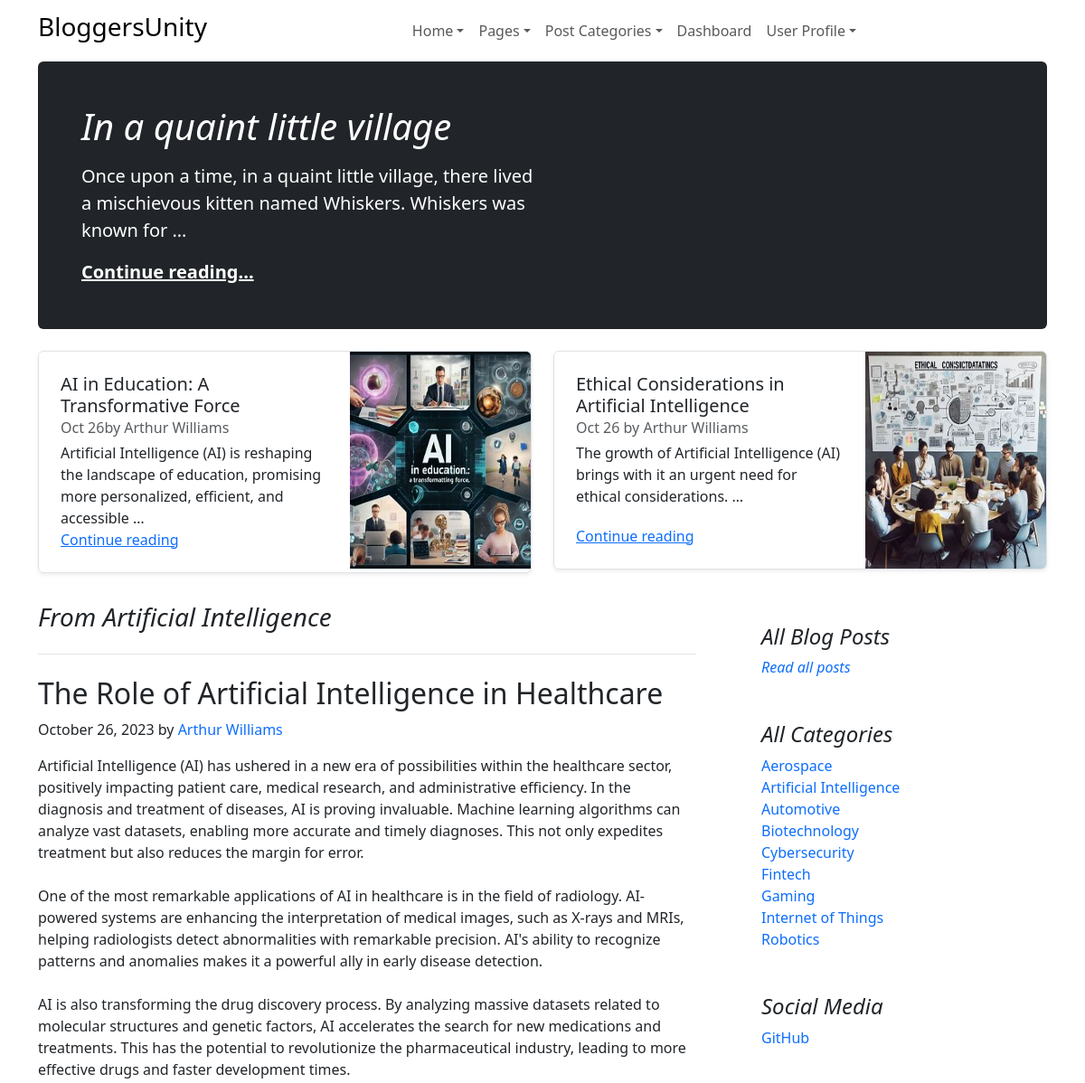
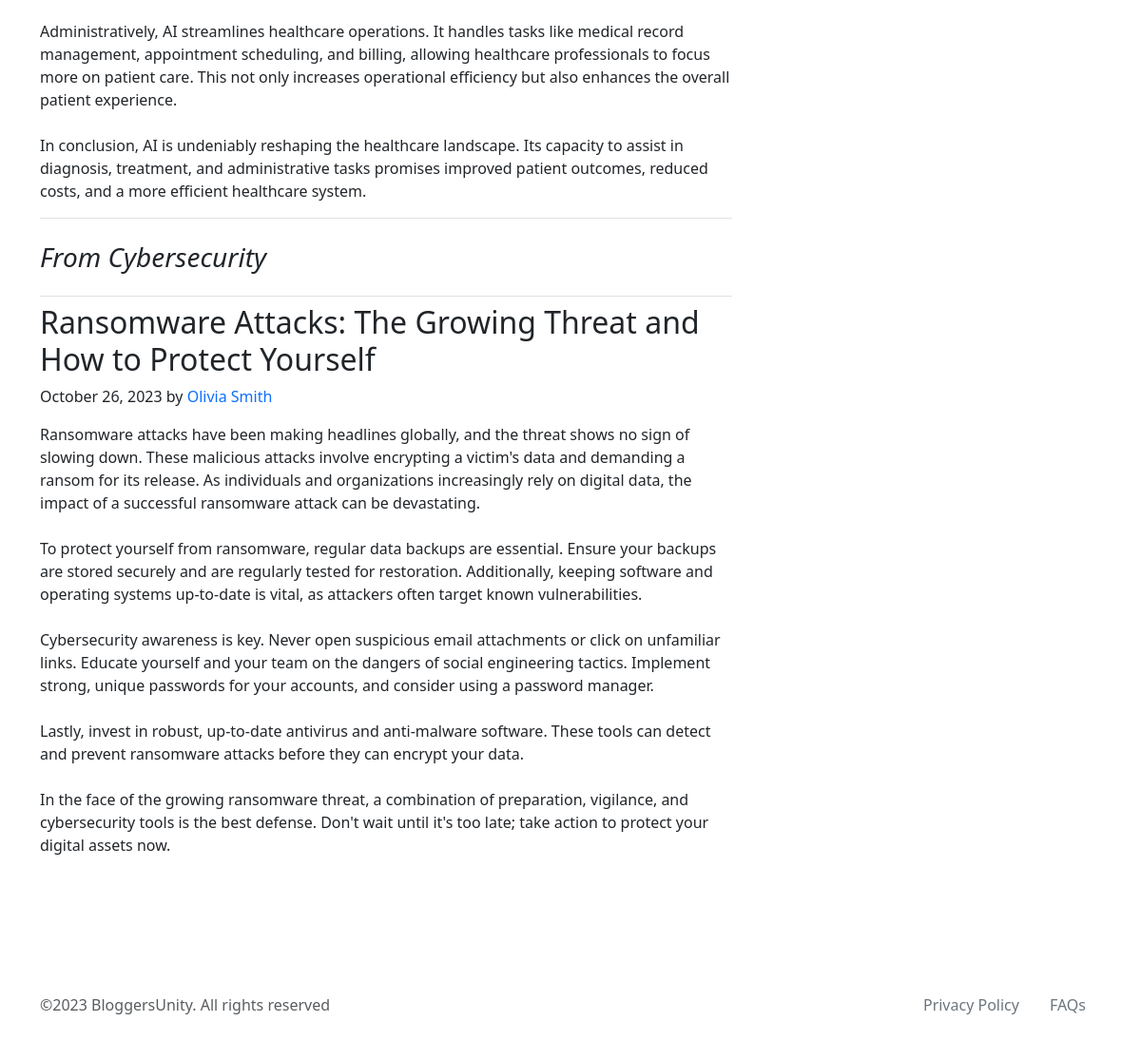
The app's page / (signed in) with its own data (2 pictures, top to bottom).
### Tech/models.py (models this page shows, shortened)
class BlogPost(models.Model):
    title = models.CharField(max_length=200)
    content = models.TextField()
    author = models.ForeignKey(CustomUser, on_delete=models.CASCADE)
    pub_date = models.DateTimeField(auto_now_add=True)
    STATUS_CHOICES = (
        ('draft', 'Draft'),
        ('published', 'Published'),
        ('archived', 'Archived'),
    )
    status = models.CharField(max_length=20, choices=STATUS_CHOICES, default='draft')
    image = models.ImageField(upload_to='blog_images/', blank=True, null=True)
    CATEGORY_CHOICES = (
        ('Aerospace', 'Aerospace'),
        ('Artificial_Intelligence', 'Artificial Intelligence'),
        ('Automotive', 'Automotive'),
        ('Biotechnology', 'Biotechnology'),
        ('Cybersecurity', 'Cybersecurity'),
        ('Fintech', 'Fintech'),
        ('Gaming', 'Gaming'),
        ('IoT', 'Internet of Things'),
        ('Robotics', 'Robotics'),
        ('Other', 'Other'),
    )
    categories = models.CharField(max_length=100, choices=CATEGORY_CHOICES, default='Other')
    slug = models.SlugField(unique=True, max_length=255, blank=True)
    objects = models.Manager()

class CustomUser(AbstractBaseUser, PermissionsMixin):
    username = models.CharField(max_length=30, unique=True)
    email = models.EmailField(unique=True)
    first_name = models.CharField(max_length=30, blank=True)
    last_name = models.CharField(max_length=30, blank=True)
    profile_picture = models.ImageField(upload_to='profile_pictures', blank=True, null=True)
    date_of_birth = models.DateField(null=True, blank=True)
    bio = models.TextField(blank=True)
    is_active = models.BooleanField(default=True)
    is_staff = models.BooleanField(default=False)
    date_joined = models.DateTimeField(default=timezone.now)
    objects = CustomUserManager()
    USERNAME_FIELD = 'email'
    REQUIRED_FIELDS = ['username']
    def __str__(self):
        if self.first_name and self.last_name:
            return f"{self.first_name} {self.last_name}"
        elif self.username:
            return self.username
        else:
            return self.email

### Tech/views.py (the view)
# urls.py: path('', views.HomeView.as_view(), name='home'),
class HomeView(View):
    template_name = 'Tech/home.html'
    def get(self, request):
        blog_posts = BlogPost.objects.all().order_by('-pub_date')
        context = {
            'blog_posts': blog_posts,
        }
        return render(request, self.template_name, context)

### Tech/templates/Tech/home.html (shortened to what this page needs)
{% extends 'Tech/base.html' %}
{% block content %}
<main class="container">
    <div class="p-4 p-md-5 mb-4 text-white rounded bg-dark">
        <div class="col-md-6 px-0">
            {% for post in blog_posts %}
            {% if forloop.first %}
            <h1 class="display-6 fst-italic">{{ post.title }}</h1>
            <p class="lead my-3">{{ post.content|truncatewords:20 }}</p>
            <p class="lead mb-0"><a href="{% url 'blog_post_detail' post.slug %}" class="text-white fw-bold">Continue
                reading...</a></p>
            {% endif %}
            {% endfor %}
        </div>
    </div>
    <div class="row mb-2">
        <div class="col-md-6">
            <div class="row g-0 border rounded overflow-hidden flex-md-row mb-4 shadow-sm h-md-250 position-relative">
                <div class="col p-4 d-flex flex-column position-static">
                    <h5 class="mb-0">{{ blog_posts.1.title }}</h5>
                    <div class="mb-1 text-muted">{{ blog_posts.1.pub_date | date:"M d" }}by {{ blog_posts.1.author }}
                    </div>
                    <p class="card-text mb-auto">{{ blog_posts.1.content|truncatewords:15 }}</p>
                    <a href="{% url 'blog_post_detail' blog_posts.1.slug %}" class="stretched-link">Continue reading</a>
                </div>
                <div class="col-auto d-none d-lg-block">
                    {% if blog_posts.1.image %}
                    <img class="bd-placeholder-img" src="{{ blog_posts.1.image.url }}" width="200" height="240"
                         alt="Placeholder: Thumbnail">
                    {% endif %}
                </div>
            </div>
        </div>
        <div class="col-md-6">
            <div class="row g-0 border rounded overflow-hidden flex-md-row mb-4 shadow-sm h-md-250 position-relative">
                <div class="col p-4 d-flex flex-column position-static">
                    <h5 class="mb-0">{{ blog_posts.2.title }}</h5>
                    <div class="mb-1 text-muted">{{ blog_posts.2.pub_date | date:"M d" }} by {{ blog_posts.2.author }}
                    </div>
                    <p class="card-text mb-auto">{{ blog_posts.2.content|truncatewords:15 }}</p>
                    <a href="{% url 'blog_post_detail' blog_posts.2.slug %}" class="stretched-link">Continue reading</a>
                </div>
                <div class="col-auto d-none d-lg-block">
                    {% if blog_posts.2.image %}
                    <img class="bd-placeholder-img" src="{{ blog_posts.2.image.url }}" width="200" height="240"
                         alt="Placeholder: Thumbnail">
                    {% endif %}
                </div>
            </div>
        </div>
    </div>
    <div class="row g-5">
        <div class="col-md-8">
            <h3 class="pb-4 mb-4 fst-italic border-bottom">
                From {{ blog_posts.3.get_categories_display }}
            </h3>
            <article class="blog-post border-bottom">
                <h2 class="blog-post-title">{{ blog_posts.3.title }}</h2>
                <p class="blog-post-meta">{{ blog_posts.3.pub_date | date:"F d, Y" }} by <a
                        class="text-decoration-none"
                        href="{% url 'author_posts' author_name=blog_posts.3.author %}">
                    {{ blog_posts.3.author }}</a>
                </p>
                <p>{{ blog_posts.3.content | linebreaksbr }}</p>
            </article>
            <h3 class="pb-4 mt-4 fst-italic border-bottom">
                From {{ blog_posts.4.get_categories_display}}
            </h3>
            <article class="blog-post">
                <h2 class="blog-post-title">{{ blog_posts.4.title }}</h2>
                <p class="blog-post-meta">{{ blog_posts.4.pub_date | date:"F d, Y" }} by <a
                        class="text-decoration-none"
                        href="{% url 'author_posts' author_name=blog_posts.4.author %}">
                    {{ blog_posts.4.author }}</a></p>
                <p>{{ blog_posts.4.content | linebreaksbr }}</p>
            </article>
        </div>
        <div class="col-md-4">
            <div class="position-sticky" style="top: 2rem;">
                <div class="p-4">
                    <h4 class="fst-italic">All Blog Posts</h4>
                    <ol class="list-unstyled mb-0">
                        <li><a class="fst-italic" href="/blog/" style="text-decoration: none;">Read all posts</a></li>
                    </ol>
                </div>
                <div class="p-4">
                    <h4 class="fst-italic">All Categories</h4>
                    <ol class="list-unstyled mb-0">
                        <li><a href="/category/aerospace/" style="text-decoration: none;">Aerospace</a></li>
                        <li><a href="/category/artificial_intelligence/"
                               style="text-decoration: none;">Artificial Intelligence</a></li>
                        <li><a href="/category/automotive/" style="text-decoration: none;">Automotive</a></li>
                        <li><a href="/category/biotechnology/" style="text-decoration: none;">Biotechnology</a></li>
                        <li><a href="/category/cybersecurity/" style="text-decoration: none;">Cybersecurity</a></li>
                        <li><a href="/category/fintech/" style="text-decoration: none;">Fintech</a></li>
                        <li><a href="/category/gaming/" style="text-decoration: none;">Gaming</a></li>
                        <li><a href="/category/iot/" style="text-decoration: none;">Internet of Things</a></li>
                        <li><a href="/category/robotics/" style="text-decoration: none;">Robotics</a></li>
                    </ol>
                </div>
                <div class="p-4">
                    <h4 class="fst-italic">Social Media</h4>
                    <ol class="list-unstyled">
                        <li><a href="https://github.com/praks7v" style="text-decoration: none;">GitHub</a></li>
                    </ol>
                </div>
            </div>
        </div>
    </div>
</main>
{% endblock %}

### records on screen
BlogPost: title "In a quaint little village", content "Once upon a time, in a quaint little village, there lived a mischievous kitten named Whiskers. Whiskers was known for …"
BlogPost: title "AI in Education: A Transformative Force", pub_date "Oct 26", author.last_name "Arthur Williams", content "Artificial Intelligence (AI) is reshaping the landscape of education, promising more personalized, efficient, and accessible …", image (picture)
BlogPost: title "Ethical Considerations in Artificial Intelligence", pub_date "Oct 26", author.last_name "Arthur Williams", content "The growth of Artificial Intelligence (AI) brings with it an urgent need for ethical considerations. …", image (picture)
BlogPost: categories "Artificial Intelligence", title "The Role of Artificial Intelligence in Healthcare", pub_date "October 26, 2023", author.last_name "Arthur Williams", content "Artificial Intelligence (AI) has ushered in a new era of possibilities within the healthcare sector, positively impacting patient care, medical research, and administrative efficiency. In the diagnosis and treatment of diseases, AI is proving invaluable. Machine learning algorithms can analyze vast datasets, enabling more accurate and timely diagnoses. This not only expedites treatment but also reduces the margin for error. One of the most remarkable applications of AI in healthcare is in the field of radiology. AI-powered systems are enhancing the interpretation of medical images, such as X-rays and MRIs, helping radiologists detect abnormalities with remarkable precision. AI's ability to…"
BlogPost: categories "Cybersecurity", title "Ransomware Attacks: The Growing Threat and How to Protect Yourself", pub_date "October 26, 2023", author.last_name "Olivia Smith", content "Ransomware attacks have been making headlines globally, and the threat shows no sign of slowing down. These malicious attacks involve encrypting a victim's data and demanding a ransom for its release. As individuals and organizations increasingly rely on digital data, the impact of a successful ransomware attack can be devastating. To protect yourself from ransomware, regular data backups are essential. Ensure your backups are stored securely and are regularly tested for restoration. Additionally, keeping software and operating systems up-to-date is vital, as attackers often target known vulnerabilities. Cybersecurity awareness is key. Never open suspicious email attachments or click on…"
